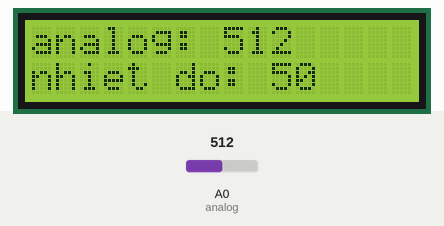
Recording of a sketch running on a simulated Arduino Uno, built with avr-gcc and run on an emulated ATmega328P. Shown: 16×2 character LCD. The test bench sets the inputs (shaded band); at power-on: A0 (analog) = 512.

Above: at 1.2 s.
1.3 s: A0 (analog) set to 716
At 2.2 s:
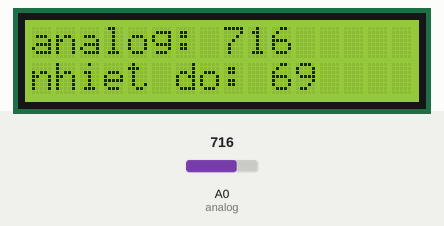
2.8 s: A0 (analog) set to 900
At 3.4 s:
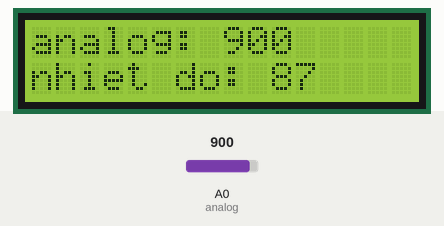
4.3 s: A0 (analog) set to 1023
At 4.6 s:
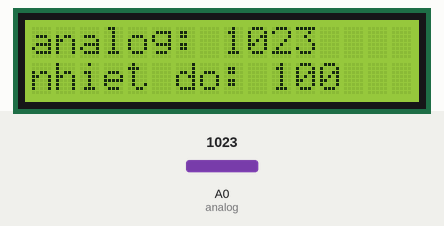
Timing chart, 0 to 7.3 s (numbered marks = the images above; inputs shaded):
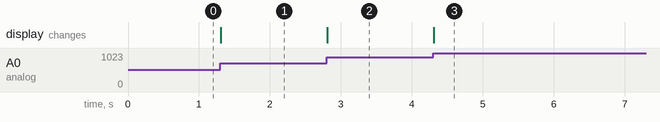

Measured:
- after the input at 1.3 s, the display: changes at once (image 1)
- after the input at 2.8 s, the display: changes at once (image 2)
- after the input at 4.3 s, the display: changes at once (image 3)

The sketch:

code24.ino
```cpp
#include<LiquidCrystal.h>
int analog = A0;
LiquidCrystal lcd (12,11,7,6,5,4);
void setup()
{
  lcd.begin(16,2);
  Serial.begin(9600);
}
void loop()
{
  int giatria = analogRead(analog);
  lcd.setCursor(0,0);
  lcd.print("analog:");
  lcd.setCursor(8,0);
  lcd.print(giatria);
  int nhietdo = map(giatria,0,1023,0,100);
  lcd.setCursor(0,1);
  lcd.print("nhiet do:");
  lcd.setCursor(10,1);
  lcd.print(nhietdo);

}
```
